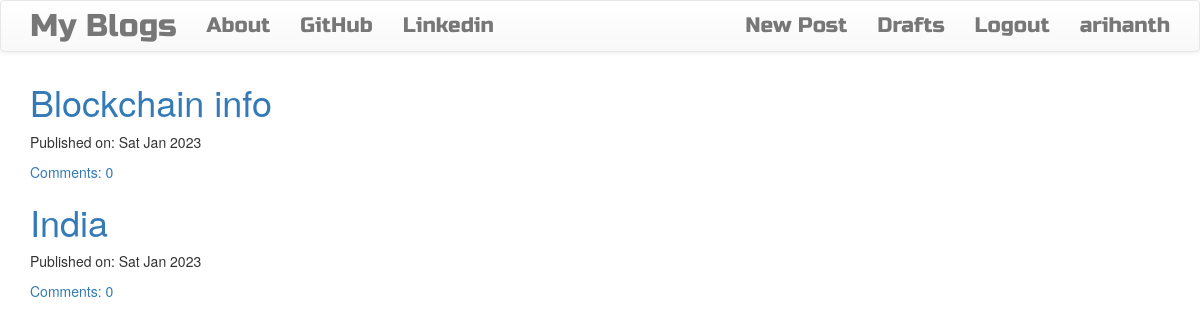
The app's page / (signed in) with its own data.
### blog/models.py (models this page shows, shortened)
class Post(models.Model):
    author = models.ForeignKey('auth.User', on_delete=models.CASCADE)
    title = models.CharField(max_length=200)
    text = models.TextField()
    create_date = models.DateTimeField(default=timezone.now)
    publish_date = models.DateTimeField(blank=True, null=True)
    def approve_comments(self):
        return self.comments.filter(approved_comment = True)

### blog/views.py (the view)
# urls.py: path("", views.PostListView.as_view(), name="post_list"),
class PostListView(ListView):
    model = Post
    def get_queryset(self):
        return Post.objects.filter(publish_date__lte = timezone.now()).order_by('-publish_date')

### blog/templates/blog/post_list.html
{% extends 'blog/base.html' %}
{% block content %}
    <div class="centerstage">
        {% for post in post_list %}
            <div class="post">
                <h1> <a href="{% url 'post_detail' pk=post.pk %}"> {{post.title}} </a></h1>
                <div class="date">
                    <p> Published on: {{post.publish_date|date:"D M Y"}}</p>
                </div>
                <a href="{% url 'post_detail' pk=post.pk %}"> Comments: {{ post.approve_comments.count }} </a>
            </div>
        {% endfor %}
    </div>
{% endblock content %}

### blog/templates/blog/base.html (shortened to what this page needs)
<!DOCTYPE html>
{% load static %}
<html>
    <head>
            <link rel="stylesheet" href="https://cdn.jsdelivr.net/npm/bootstrap@3.3.7/dist/css/bootstrap.min.css">
            <link rel="stylesheet" href="https://cdn.jsdelivr.net/npm/bootstrap@3.3.7/dist/css/bootstrap-theme.min.css">
            <link rel="stylesheet" href="//cdn.jsdelivr.net/npm/medium-editor@latest/dist/css/medium-editor.min.css" type="text/css" media="screen" charset="utf-8">
        <link rel = "stylesheet" href="{% static 'css/blog.css' %}">
    </head>
    <body>
        <nav class="navbar navbar-default techfont custom-navbar" >
            <div class= "container">
                <ul class="nav navbar-nav">
                    <li> <a class ="navbar-brand bigbrand" href = "{% url 'post_list' %}"> My Blogs </a> </li>
                    <li> <a href = "{% url 'about' %}"> About </a> </li>
                    <li> <a href = "{% url 'post_list' %}"> GitHub </a> </li>
                    <li> <a href = "{% url 'post_list' %}"> Linkedin </a> </li>
                </ul>
                <ul class = "nav navbar-nav navbar-right">
                    {% if user.is_authenticated %}
                        <li> <a href="{% url 'post_new' %}"> New Post </a> </li>
                        <li> <a href="{% url 'post_draft_list' %}"> Drafts </a> </li>
                        <li> <a href="{% url 'logout' %}"> Logout </a> </li>
                        <li> <a> {{user.username}} </a> </li>
                    {% else %}
                    <li> <a href="{% url 'login' %}" class = "nav navbar-right"> <span class="glyphicon glyphicon-user"> </span> </a> </li>
                    {% endif %}
                </ul>
            </div>
        </nav>
        <div class = "content container">
            <div class="row">
                <div class="col-md-8">
                    <div class="blog_posts">
                        {% block content %}
                        {% endblock content %}
                    </div>
                </div>
            </div>
    </body>
</html>

### blog/static/css/blog.css (style rules this page uses)
.techfont { font-family: 'Russo One',sans-serif; font-size: 1.5em; margin-bottom: 10px; }
.bigbrand { font-size: 1.5em; }
.centerstage { margin-left: auto; margin-right: auto; }

### records on screen
Post: title "Blockchain info", publish_date "Sat Jan 2023", approve_comments.count "0"
Post: title "India", publish_date "Sat Jan 2023", approve_comments.count "0"

### other values on screen
{{ user.username }} "arihanth"
